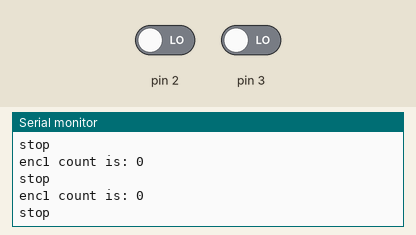
This sketch was run on a simulated Arduino Uno, built with avr-gcc and run on an emulated ATmega328P. Shown: the last lines printed to the serial monitor. The inputs (shaded band) are chosen by the test bench; at power-on: pin 2 LOW, pin 3 LOW.

Above: at 1.2 s.
1.3 s: pin 2 driven HIGH
At 1.31 s:
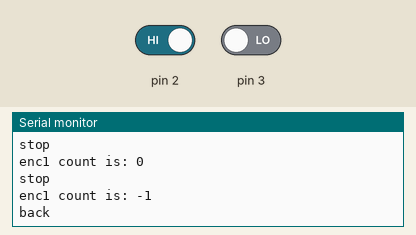
2.8 s: pin 2 driven LOW
At 2.82 s:
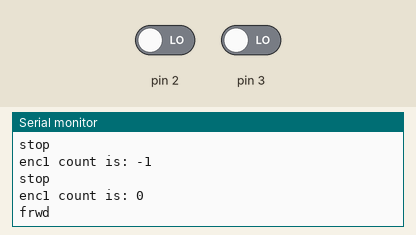
4.3 s: pin 3 driven HIGH
At 5.02 s:
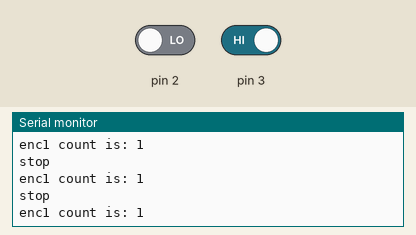
Timing chart, 0 to 7.3 s (numbered marks = the images above; inputs shaded):
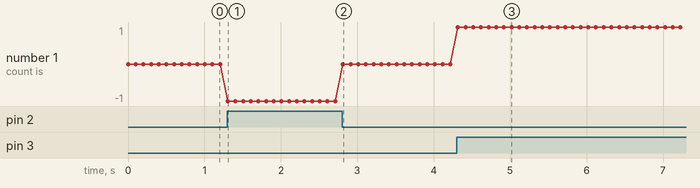

Measured:
- after the input at 1.3 s, the serial monitor: prints a new line at once (image 1)
- after the input at 2.8 s, the serial monitor: prints a new line at once (image 2)
- after the input at 4.3 s, the serial monitor: prints a new line at once (image 3)
- plotted number 1: 0 → -1 after the input at 1.3 s

The sketch:

quadrature_decoder.ino
```cpp
#include <quadrature.h>

/*
	Because the attachInterrupt(int, function_ptr, const) requires
    a function pointer as its final argument the encoder class
    cannot use normal construction.  Each instance of
    the Quadrature_encoder must be a singleton class constructed
    from the template with the two integer arguments of the
    interrupt pins used for the encoder.  For example to build
    a quadrature encoder to use int0 and int1 on the Arduino Uno
    you would construct it like this:
        Quadrature_encoder<0, 1> encoder;

	The following enums are provided in the header file:
    Motion::motion {frwd, back, stop}
	Board::board {uno, due}

	The constructor for a Quadrature_encoder requires a board type
	so it an configure the interrupt pins properly.  The default is
	an Arduino Uno.
	Quadrature_encoder<PIN_A, PIN_B> (Board::board b = Board::uno)

    The public methods of Quadrature_encoder are:
		begin() - must be called in setup
		count() - returns a long of the encoder count
		motion() - returns a value from the Motion::motion enum
			corresponding to what direction the shaft has turned
			since the last time motion() was called.
                reverse() - changes the polarity of the decoder in case
                        you need to change the sign of the output.  Run
                        the example below with the .reverse() line commented
                        out and see the difference in output.

    So to use the encoder you would construct an object with
    the template parameters and a board definition.  Then you would call
    encoder.begin() in the setup() of the sketch.  Then you
    can call encoder.count() or encoder.motion() anywhere else
    in the sketch to read the encoder.
*/

Quadrature_encoder<0,1> encoder(Board::uno);

void setup() {
  Serial.begin(115200);
  Serial.println();

  encoder.begin();
//  encoder.reverse();
}

void loop() {
  //read the encoder
  long ct = encoder.count();

  //format the output for printing
  char buf[50];
  sprintf(buf, "enc1 count is: %d", ct);
  Serial.println(buf);

  //check the motion
  Motion::motion m = encoder.motion();
  Serial.println(text(m));

  //delay the loop for a moment.
  //Note that the encoder continues to count even during this
  //delay because it is interrupt driven!
  delay(100);
}
```
